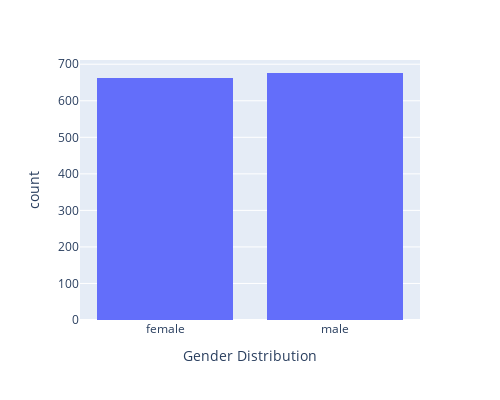

The code cell stored with this chart in its notebook:
### Markdown cell above
* approx 80% customers are non-smokers who are applying for Health Insurance.
* Number of non-smokers applying for Health Insurance are maximum.

### Code cell
fig = px.histogram(Health_data, x="gender", width=500, height=400, # creating histogram for life expectancy with 20 bins
                  labels={"gender": "Gender Distribution"})
fig.show()

### Figure 1 — Plotly figure (JSON) as saved in the notebook; plotly's stock layout.template omitted (floating-point values rounded to 4 significant figures; data arrays with more than 128 entries replaced by an {"elided": "..."} marker saying what was removed)
{"data": [{"alignmentgroup": "True", "bingroup": "x", "hovertemplate": "Gender Distribution=%{x}<br>count=%{y}<extra></extra>", "legendgroup": "", "marker": {"color": "#636efa", "pattern": {"shape": ""}}, "name": "", "offsetgroup": "", "orientation": "v", "showlegend": false, "type": "histogram", "x": {"elided": "1338 str values"}, "xaxis": "x", "yaxis": "y"}], "layout": {"barmode": "relative", "height": 400, "legend": {"tracegroupgap": 0}, "margin": {"t": 60}, "width": 500, "xaxis": {"anchor": "y", "domain": [0, 1], "title": {"text": "Gender Distribution"}}, "yaxis": {"anchor": "x", "domain": [0, 1], "title": {"text": "count"}}}}
